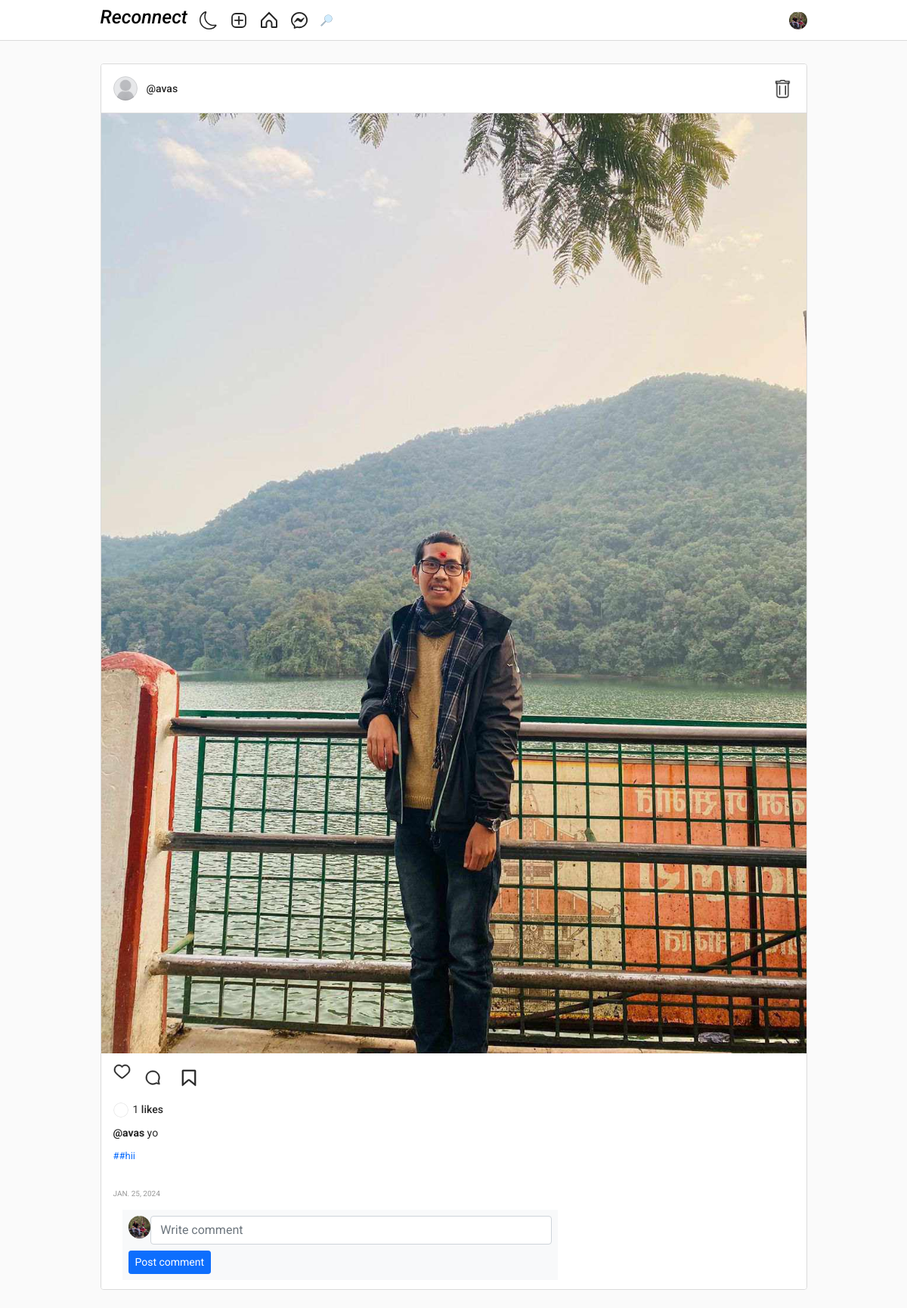
The app's page /45f969a8-cb84-42a7-a460-91e217acc18a (signed in) with its own data.
### authy/models.py (models this page shows, shortened)
class Profile(models.Model):
    user = models.OneToOneField(User, related_name='profile', on_delete=models.CASCADE)
    image = models.ImageField(upload_to="profile_pciture", null=True, default="default.jpg")
    first_name = models.CharField(max_length=200, null=True, blank=True)
    last_name = models.CharField(max_length=200, null=True, blank=True)
    bio = models.CharField(max_length=200, null=True, blank=True)
    location = models.CharField(max_length=200, null=True, blank=True)
    url = models.URLField(max_length=200, null=True, blank=True)
    favourite = models.ManyToManyField(Post, blank=True)

### post/models.py (models this page shows, shortened)
class Post(models.Model):
    id = models.UUIDField(primary_key=True, default=uuid.uuid4, editable=False)
    picture = models.ImageField(upload_to=user_directory_path, verbose_name="Picture")
    caption = models.CharField(max_length=10000, verbose_name="Caption")
    posted = models.DateField(auto_now_add=True)
    tags = models.ManyToManyField(Tag, related_name="tags")
    user = models.ForeignKey(User, on_delete=models.CASCADE)
    likes = models.IntegerField(default=0)

class Tag(models.Model):
    title = models.CharField(max_length=75, verbose_name='Tag')
    slug = models.SlugField(null=False, unique=True, default=uuid.uuid1)
    class Meta:
        verbose_name = 'Tag'
        verbose_name_plural = 'Tags'
    def get_absolute_url(self):
        return reverse('tags', args=[self.slug])
    def __str__(self):
        return self.title

### post/views.py (the view)
# urls.py: path('<uuid:post_id>', PostDetail, name='post-details'),
@login_required
def PostDetail(request, post_id):
    user = request.user
    post = get_object_or_404(Post, id=post_id)
    comments = Comment.objects.filter(post=post).order_by('-date')
    if request.method == "POST":
        form = NewCommentForm(request.POST)
        if form.is_valid():
            comment = form.save(commit=False)
            comment.post = post
            comment.user = user
            comment.save()
            return HttpResponseRedirect(reverse('post-details', args=[post.id]))
    else:
        form = NewCommentForm()
    context = {
        'post': post,
        'form': form,
        'comments': comments
    }
    return render(request, 'postdetail.html', context)

### comment/forms.py
class NewCommentForm(forms.ModelForm):
    body = forms.CharField(widget=forms.TextInput(attrs={'class': 'input', 'placeholder': 'Write comment'}), required=True)
    class Meta:
        model = Comment
        fields = ("body",)

### templates/postdetail.html (shortened to what this page needs)
{% extends 'base.html' %}
{% load static %}
{% load crispy_forms_tags %}
{% block content %}
<head>
</head>
    <main class="main-container">
        <section class="content-container">
            <div class="contendt">
                <div class="posts">
                    <article class="post">
                        <div class="post__header">
                            <div class="post__profile">
                                <a href="{% url 'profile' post.user %}" class="post__avatar">
                                    <img src="{{ post.user.profile.image.url }}" alt="User Picture">
                                </a>
                                <a href="{% url 'profile' post.user %}" class="post__user">@{{ post.user.username }}</a>
                            </div>
                           <a href="{% url 'delete-post' post.id %}">
                            <img src="{% static 'assets2/images/delete-icon.png' %}" alt=""height="30px" width="30px">
                        </a>
                        </div>
                        <div class="post__content">
                            <div class="post__medias">
                                <a href="{% url 'post-details' post.id %}"><img class="post__media" src="{{ post.picture.url }}" alt="Post Content" style="width:1000%; object-fit: contain;"></a>
                            </div>
                        </div>
                        <div class="post__footer">
                            <div class="post__buttons">
                                 <a href="{% url 'like' post.id %}" class="post__button">
                                </a>
                                <button class="post__button">
                                </button>
                                <a href="{% url 'favourite' post.id %}" class="post__button">
                                <button class="post__button post__button--align-right">
                                </button>
                            </a>
                            </div>
                            <div class="post__infos">
                                <div class="post__likes">
                                    <a href="#" class="post__likes-avatar">
                                    </a>
                                    <span>{{post.likes}} <a class="post__name--underline" href="#">likes</a> <a href="#"></a></span>
                                </div>
                                <div class="post__description">
                                    <span>
                                        <a class="post__name--underline" href="#"><b>@{{post.user.username}}</b></a>
                                        {{post.caption}}
                                    </span>
                                </div>
                                <p style="font-size: 13px;">{% for tag in post.tags.all %}
                                    <a href="{{ tag.get_absolute_url }}" style="text-decoration: none;">
                                        #{{ tag }}
                                    </a>
                                    {% endfor %}
                                </p>
                                <span class="post__date-time">{{post.posted}}</span>
                                <div class="container mt-1">
                                    <div class="d-flex justify-content-right row">
                                        <div class="col-md-8 col-lg-8">
                                            <div class="d-flex flex-column comment-section">
                                                <form method="POST">
                                                    <div class="bg-light p-2">
                                                        <div class="d-flex flex-row align-items-start"><img class="rounded-circle" src="{{request.user.profile.image.url}}" width="30" height="30">{{form.body}}</div>
                                                        <div class="mt-2 text-right"><button class="btn btn-primary btn-sm shadow-none" type="submit">Post comment</button></div>
                                                    </div>
                                                </form>
                                                        </div>
                                                    </div>
                                            </div>
                                        </div>
                                    </div>
                                </div>
                            </div>
                        </div>
        </section>
    </main>
{% endblock content %}

### templates/base.html (shortened to what this page needs)
{% load static %}
<!DOCTYPE html>
<html lang="en">
<head>
    <link rel="stylesheet" href="https://cdn.jsdelivr.net/npm/bootstrap-icons@1.8.1/font/bootstrap-icons.css">
    <link href="https://cdn.jsdelivr.net/npm/bootstrap@5.1.3/dist/css/bootstrap.min.css" rel="stylesheet">
    <link rel="stylesheet" type="text/css" href="{% static 'assets1/style.css' %}">
</head>
<body>
    <header class="header">
        <nav class="header__content">
            <div class="header__buttons">
                    <h1  style="font-size: 25px; color: black; font-style: italic;">Reconnect</h1>
                <button class="header__theme-button" title="Toggle Theme">
                </button>
                <div class="header__buttons header__buttons--desktop">
                    <a href="{% url 'newpost' %}">
                    </a>
                    <a href="{% url 'index' %}">
                    </a>
                    <a href="{% url 'message' %}">
                    </a>
                    <a href="{% url 'search-users' %}">
                </a>
                </div>
            </div>
            <button class="profile-button">
                <a href="{% url 'profile' request.user %}">
                    <div class="profile-button__picture">
                        <img src="{{request.user.profile.image.url}}" alt="User Picture">
                    </div>
                </a>
            </button>
        </nav>
    </header>
    {% block content %}
    {% endblock content %}
</body>
</html>

### templates/postdetail.html (style rules this page uses)
.shadow-none { box-shadow: none }

### records on screen
Post: user.profile.image (placeholder picture), user.username "avas", picture (picture), likes "1", caption "yo", posted "JAN. 25, 2024"
Tag: title "#hii"
